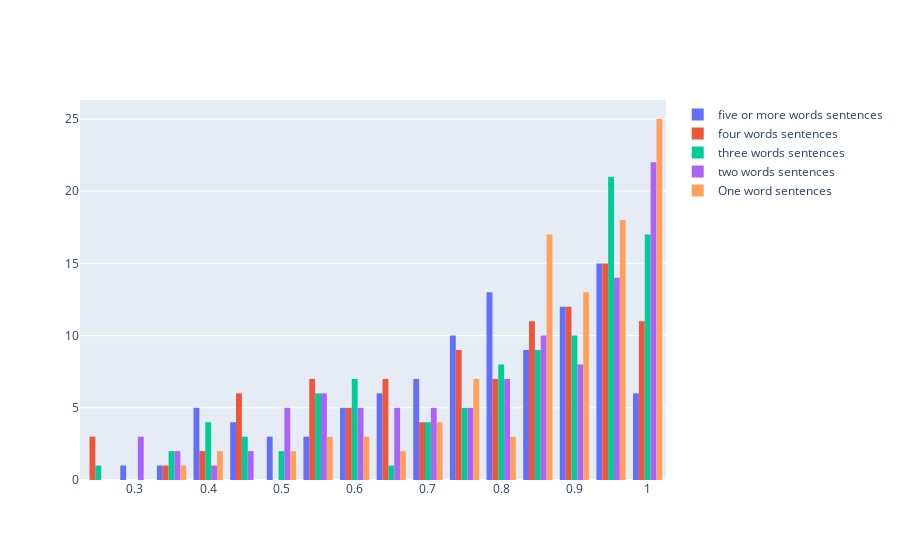

The code cell stored with this chart in its notebook:
### Code cell
fig = go.Figure()


fig.add_trace(go.Histogram(histfunc="count", y=percentages_more, x=percentages_more, name="five or more words sentences"))
fig.add_trace(go.Histogram(histfunc="count", y=percentages_four, x=percentages_four, name="four words sentences"))

fig.add_trace(go.Histogram(histfunc="count", y=percentages_three, x=percentages_three, name="three words sentences"))

fig.add_trace(go.Histogram(histfunc="count", y=percentages_two, x=percentages_two, name="two words sentences"))

fig.add_trace(go.Histogram(histfunc="count", y=percentages_one, x=percentages_one, name="One word sentences"))

fig.show()
